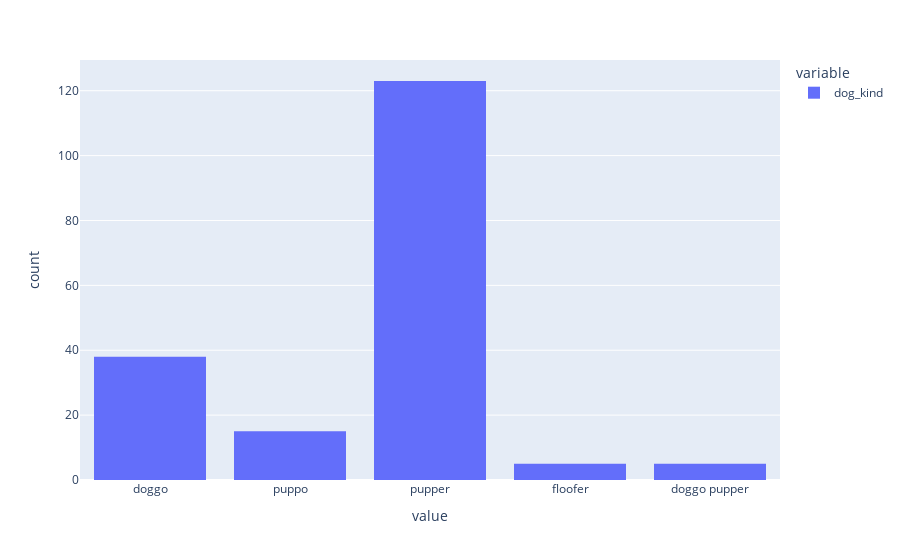

Write notebook code for a chart like this one.
### Markdown cell above
### Visualization

### Code cell
#the most common dog_kind
px.histogram(twitter_archive_master['dog_kind'])

### Figure 1 — Plotly figure (JSON) as saved in the notebook; plotly's stock layout.template omitted (floating-point values rounded to 4 significant figures; data arrays with more than 128 entries replaced by an {"elided": "..."} marker saying what was removed)
{"data": [{"bingroup": "x", "hovertemplate": "variable=dog_kind<br>value=%{x}<br>count=%{y}<extra></extra>", "legendgroup": "dog_kind", "marker": {"color": "#636efa", "pattern": {"shape": ""}}, "name": "dog_kind", "orientation": "v", "showlegend": true, "type": "histogram", "x": {"elided": "186 str values"}, "xaxis": "x", "yaxis": "y"}], "layout": {"barmode": "relative", "legend": {"title": {"text": "variable"}, "tracegroupgap": 0}, "margin": {"t": 60}, "xaxis": {"anchor": "y", "domain": [0, 1], "title": {"text": "value"}}, "yaxis": {"anchor": "x", "domain": [0, 1], "title": {"text": "count"}}}}
